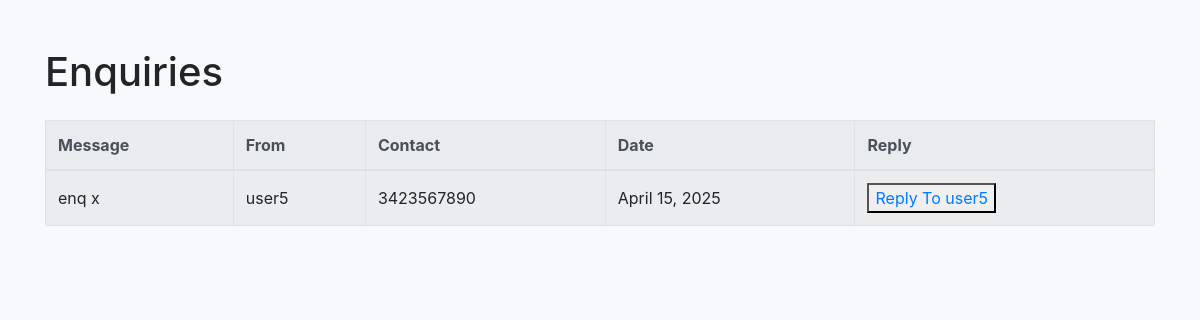
Page /view_enquiry/ (signed in) on the earlier database version.
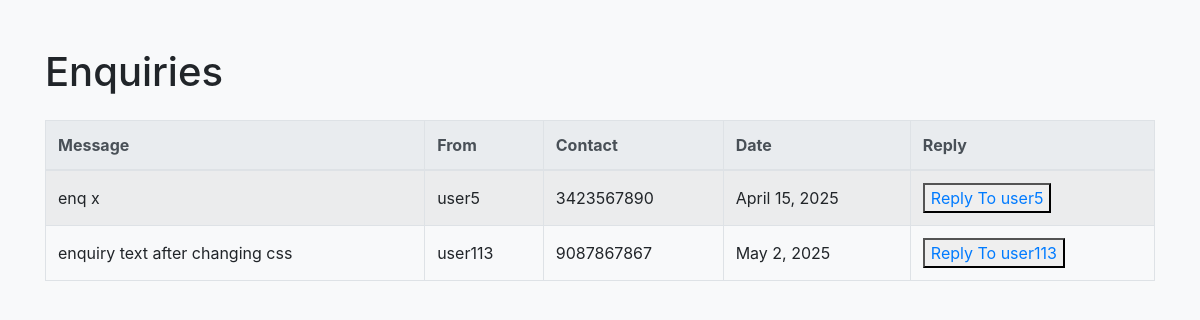
Same page on the later database version.
### app_mini/models.py (models this page shows)
class Enquiry(models.Model):
    user_id = models.ForeignKey(user_registration, on_delete=models.SET_NULL, null=True)
    station_id = models.ForeignKey(police_station_registration, on_delete=models.SET_NULL, null=True)
    enquiry_data = models.TextField()
    date = models.DateField(auto_now_add=True, null=True)
    reply = models.TextField(null = True)

class user_registration(models.Model):
    profile_picture = models.ImageField(upload_to='profile/', null=True)
    login_id = models.ForeignKey(login, on_delete=models.CASCADE, null=True, blank=True)
    fullname = models.CharField(max_length=30)
    contact = models.CharField(max_length=20)
    address = models.TextField(null=True)

### app_mini/views.py (the view)
# urls.py: path('view_enquiry/', views.view_enquiry, name='view_enquiry'),
def view_enquiry(request):
    login_id = request.session.get('station_id')
    station = police_station_registration.objects.get(login_id = login_id)
    station_id = station.station_id
    enquiry = Enquiry.objects.filter(station_id = station_id)
    return render(request, 'police_station/view_enquiry.html', {'enquirys':enquiry})

### app_mini/templates/police_station/view_enquiry.html (shortened to what this page needs)
<!DOCTYPE html>
<html lang="en">
<head>
    <link rel="stylesheet" href="https://stackpath.bootstrapcdn.com/bootstrap/4.5.2/css/bootstrap.min.css">
</head>
<body>
    <div class="container mt-5">
        <h1 class="mb-4">Enquiries</h1>
        {% if enquirys %}
            <div class="table-responsive">
                <table class="table table-bordered table-striped">
                    <thead class="thead-light">
                        <tr>
                            <th>Message</th>
                            <th>From</th>
                            <th>Contact</th>
                            <th>Date</th>
                            <th>Reply</th>
                        </tr>
                    </thead>
                    <tbody>
                        {% for enquiry in enquirys %}
                            {% if enquiry.reply == NULL %}
                            <tr>
                                <td>{{ enquiry.enquiry_data }}</td>
                                <td>{{ enquiry.user_id.fullname }}</td>
                                <td>{{ enquiry.user_id.contact }}</td>
                                <td>{{ enquiry.date }}</td>
                                <td><button><a href="{% url 'reply_to_public' enquiry.id %}">Reply To {{enquiry.user_id.fullname}}</a></button></td>
                            </tr>
                            {% endif %}
                        {% endfor %}
                    </tbody>
                </table>
            </div>
        {% else %}
            <p>No enquiries found.</p>
        {% endif %}
    </div>
</body>
</html>

Differences in the rows shown:
added Enquiry: enquiry_data "enquiry text after changing css", user_id.fullname "user113", user_id.contact "9087867867", date "May 2, 2025"
